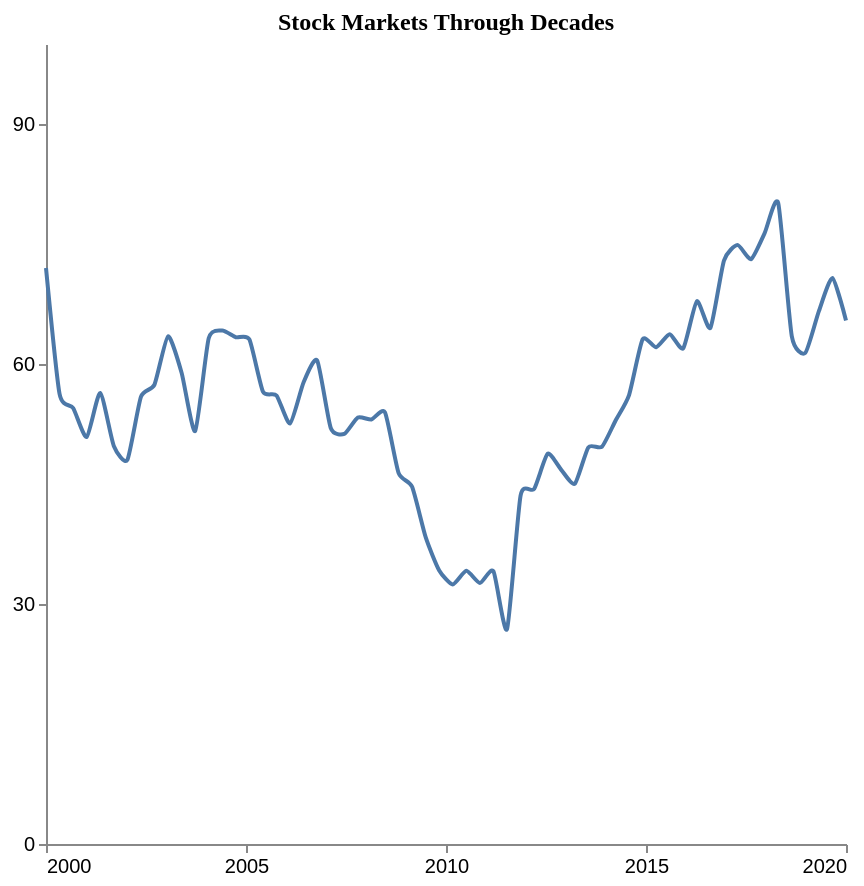

Express this chart as Vega-Lite.
### Vega-Lite specification from a JSON file in a GitHub repository (floating-point values rounded to 4 significant figures)
{"$schema": "https://vega.github.io/schema/vega-lite/v5.json", "description": "Pattern: uniform", "data": {"values": [{"X": 2000.0, "Y": 72.0}, {"X": 2000.0, "Y": 56.25}, {"X": 2001.0, "Y": 54.5}, {"X": 2001.0, "Y": 50.87}, {"X": 2001.0, "Y": 56.39}, {"X": 2002.0, "Y": 49.76}, {"X": 2002.0, "Y": 48.01}, {"X": 2002.0, "Y": 55.89}, {"X": 2003.0, "Y": 57.43}, {"X": 2003.0, "Y": 63.47}, {"X": 2003.0, "Y": 58.91}, {"X": 2004.0, "Y": 51.62}, {"X": 2004.0, "Y": 63.21}, {"X": 2004.0, "Y": 64.18}, {"X": 2005.0, "Y": 63.34}, {"X": 2005.0, "Y": 63.07}, {"X": 2005.0, "Y": 56.55}, {"X": 2006.0, "Y": 56.07}, {"X": 2006.0, "Y": 52.57}, {"X": 2006.0, "Y": 57.72}, {"X": 2007.0, "Y": 60.45}, {"X": 2007.0, "Y": 52.0}, {"X": 2007.0, "Y": 51.25}, {"X": 2008.0, "Y": 53.31}, {"X": 2008.0, "Y": 53.07}, {"X": 2008.0, "Y": 53.95}, {"X": 2009.0, "Y": 46.4}, {"X": 2009.0, "Y": 44.65}, {"X": 2009.0, "Y": 38.36}, {"X": 2010.0, "Y": 34.2}, {"X": 2010.0, "Y": 32.45}, {"X": 2011.0, "Y": 34.15}, {"X": 2011.0, "Y": 32.62}, {"X": 2011.0, "Y": 34.08}, {"X": 2012.0, "Y": 26.86}, {"X": 2012.0, "Y": 43.55}, {"X": 2012.0, "Y": 44.38}, {"X": 2013.0, "Y": 48.78}, {"X": 2013.0, "Y": 46.77}, {"X": 2013.0, "Y": 45.02}, {"X": 2014.0, "Y": 49.59}, {"X": 2014.0, "Y": 49.65}, {"X": 2014.0, "Y": 52.91}, {"X": 2015.0, "Y": 56.12}, {"X": 2015.0, "Y": 63.08}, {"X": 2015.0, "Y": 62.09}, {"X": 2016.0, "Y": 63.71}, {"X": 2016.0, "Y": 61.96}, {"X": 2016.0, "Y": 67.85}, {"X": 2017.0, "Y": 64.51}, {"X": 2017.0, "Y": 72.94}, {"X": 2017.0, "Y": 74.86}, {"X": 2018.0, "Y": 73.11}, {"X": 2018.0, "Y": 76.36}, {"X": 2018.0, "Y": 80.11}, {"X": 2019.0, "Y": 63.49}, {"X": 2019.0, "Y": 61.39}, {"X": 2019.0, "Y": 66.61}, {"X": 2020.0, "Y": 70.75}, {"X": 2020.0, "Y": 65.45}]}, "mark": {"type": "line", "interpolate": "cardinal", "tension": 0.4}, "encoding": {"x": {"field": "X", "type": "quantitative", "title": "", "axis": {"grid": false, "format": "d", "values": [2000, 2005, 2010, 2015, 2020], "tickSize": 4}, "scale": {"domain": [2000, 2020]}}, "y": {"field": "Y", "type": "quantitative", "title": "", "axis": {"grid": false, "format": "d", "values": [0, 30, 60, 90], "tickSize": 4, "tickOpacity": 1}, "scale": {"domain": [0, 100]}}}, "title": {"text": "Stock Markets Through Decades", "anchor": "middle", "font": "Tahoma", "fontSize": 12}, "config": {"lineBreak": "^", "view": {"stroke": null}}, "height": 400, "width": 400, "autosize": "pad"}
